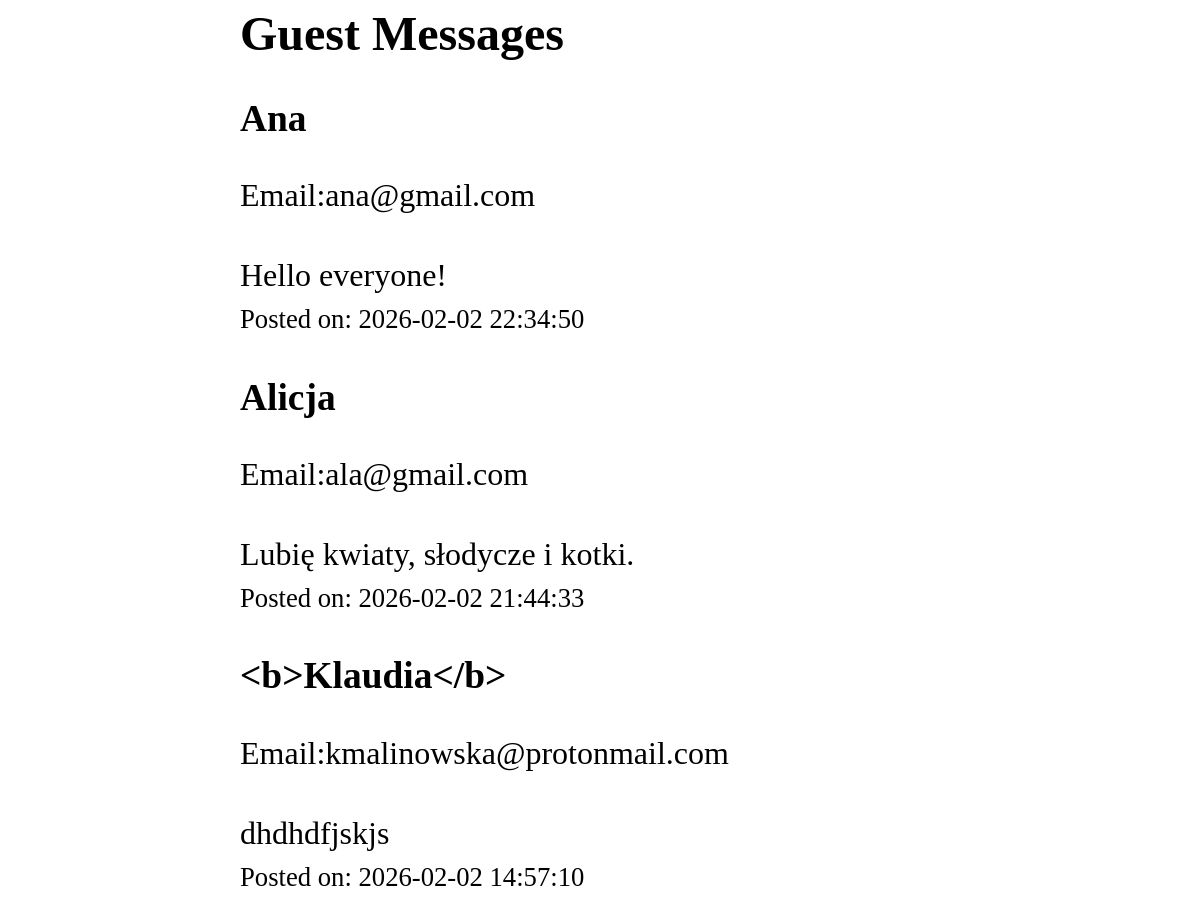
Page /guestbook (upper part) on the earlier database version.
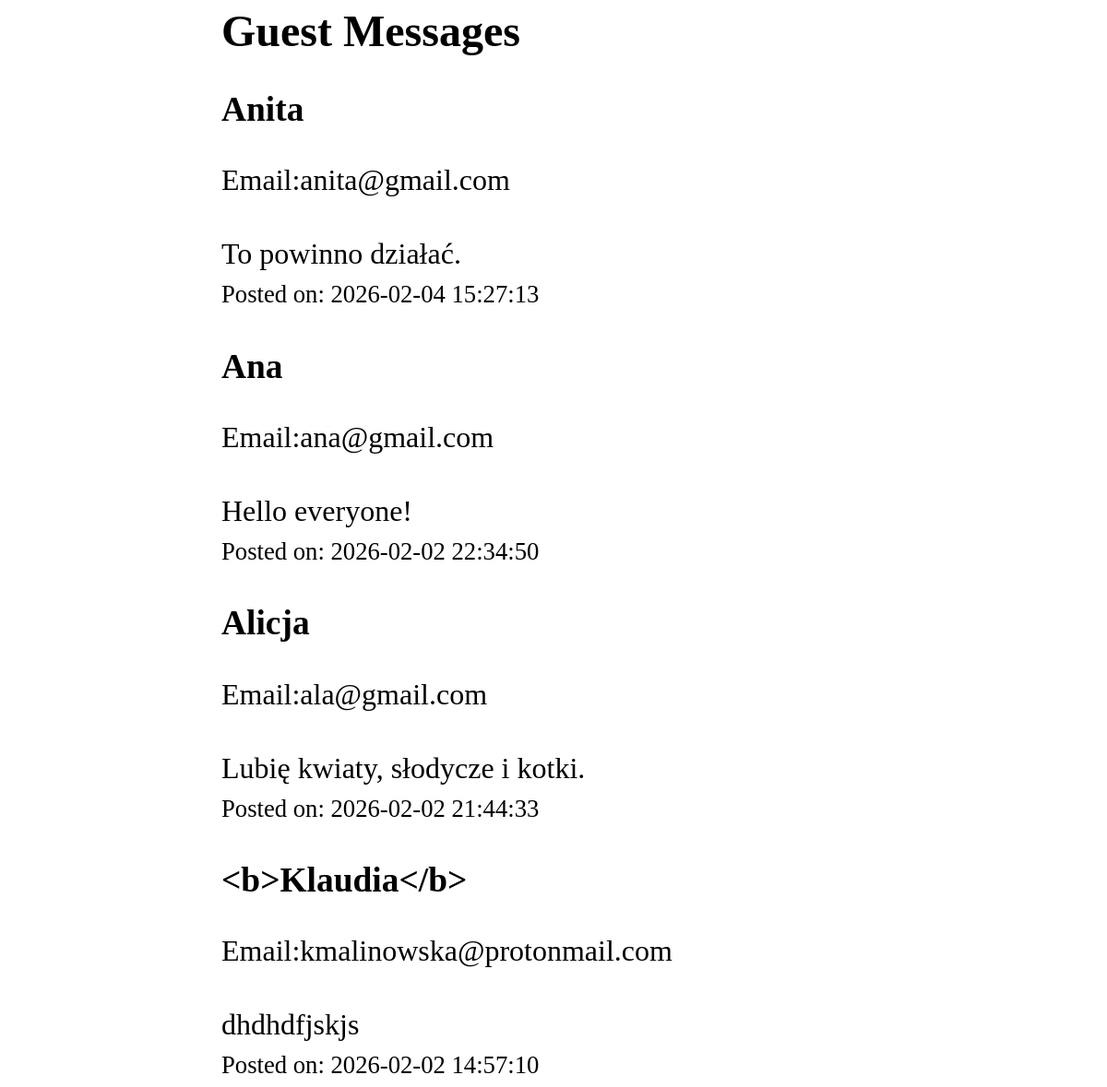
Same page on the later database version.
### tables this page shows
CREATE TABLE messages (
    id INTEGER PRIMARY KEY AUTOINCREMENT,
    name TEXT NOT NULL,
    email TEXT NOT NULL,
    message TEXT NOT NULL,
    created_at TIMESTAMP DEFAULT CURRENT_TIMESTAMP
);

### includes/view.php (called while the page is built, shortened)
<?php
function renderView(string $template, array $data = []): void
{
    include TEMPLATES_DIR . '/'  . $template . '.php';
    include TEMPLATES_DIR . '/header.php';
    include TEMPLATES_DIR . '/footer.php';
}

### routes/guestbook_get.php (called while the page is built)
<?php
$messages = getMessages(connectDb());
renderView(
    template: 'guestbook_get',
    data: ['messages' => $messages]
);

### public/index.php (called while the page is built, shortened)
<?php
dispatch($_SERVER['REQUEST_URI'], $_SERVER['REQUEST_METHOD']);

### includes/db.php (called while the page is built, shortened)
<?php
function connectDb():PDO {
    $pdo = new PDO('sqlite:' . DB_DIR . '/' . 'db.sqlite');
    $pdo->setAttribute(PDO::ATTR_ERRMODE, PDO::ERRMODE_EXCEPTION);
    return $pdo;
}
function getMessages(PDO $pdo):array {
    $sql = "SELECT * FROM messages ORDER BY created_at DESC";
    $stmt = $pdo->query($sql);
    return $stmt->fetchAll(PDO::FETCH_ASSOC);
}

### templates/guestbook_get.php (the view)
<?php
$messages = $data['messages'] ;
?>
<section>
    <h2>Guest Messages</h2>
    <?php if (empty($messages)): ?>
        <p>No messages yet. Be the first to leave a message</p>
    <?php else: ?>
        <?php foreach ($messages as $message): ?>
            <h3>
                <?=htmlspecialchars($message['name'])?>
            </h3>
            <p>Email:<?=htmlspecialchars($message['email']) ?></p>
            <p><?=nl2br(htmlspecialchars($message['message'])) ?></p>
            <small>Posted on: <?=htmlspecialchars($message['created_at'])?></small>
            <?php endforeach ?>
    <?php endif; ?>
</section>

Differences in the rows shown:
added messages: name "Anita", email "anita@gmail.com", message "To powinno działać.", created_at "2026-02-04 15:27:13"
